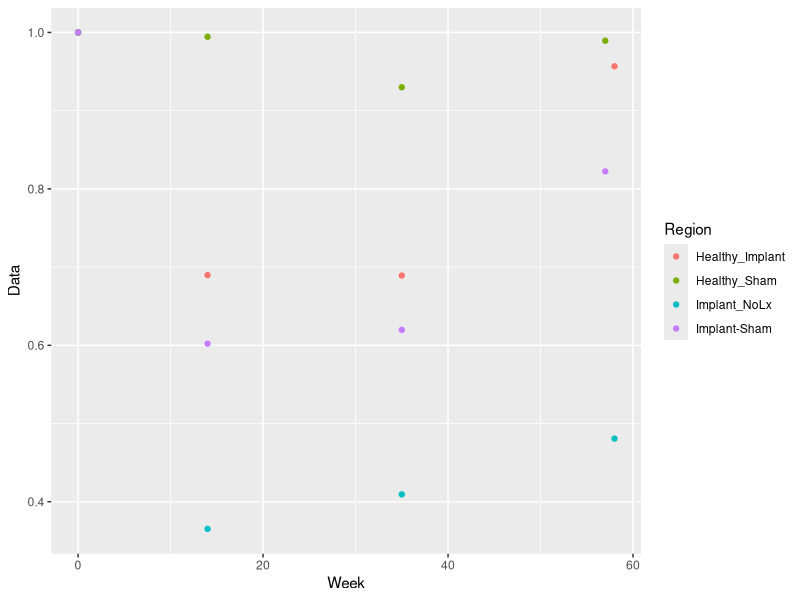
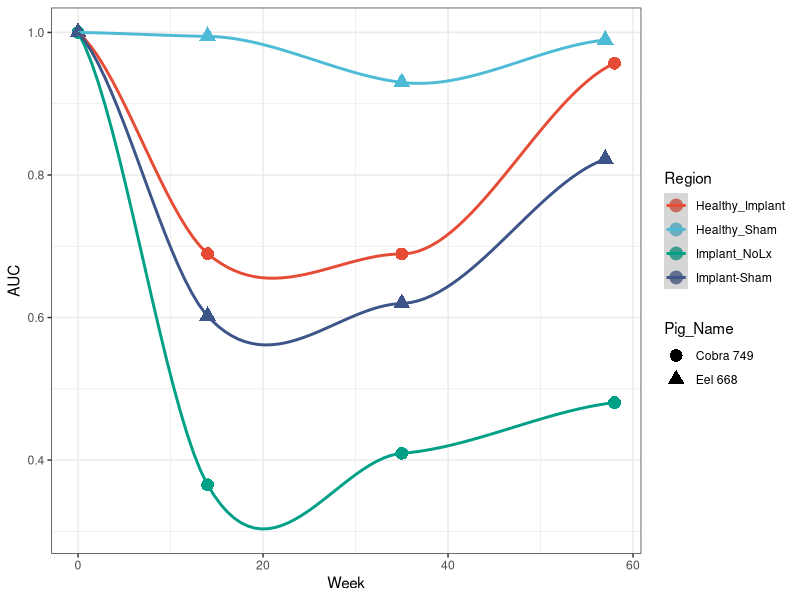
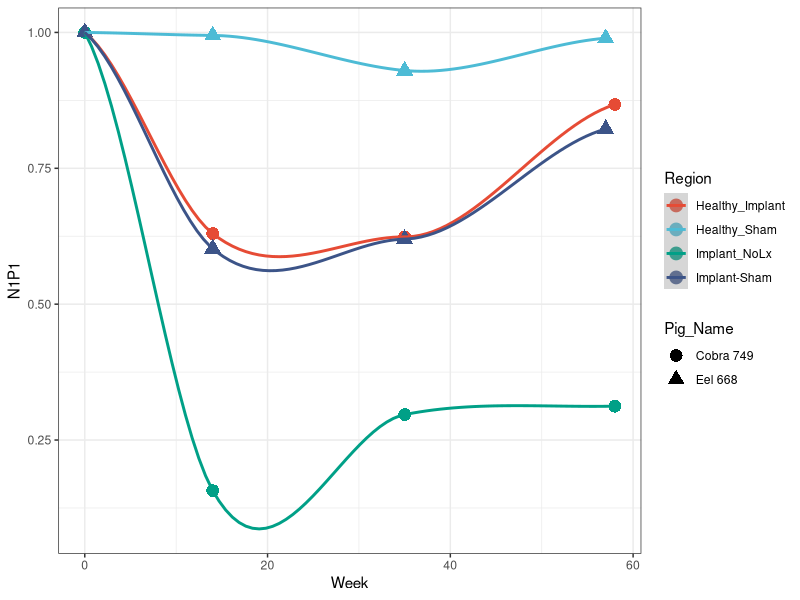
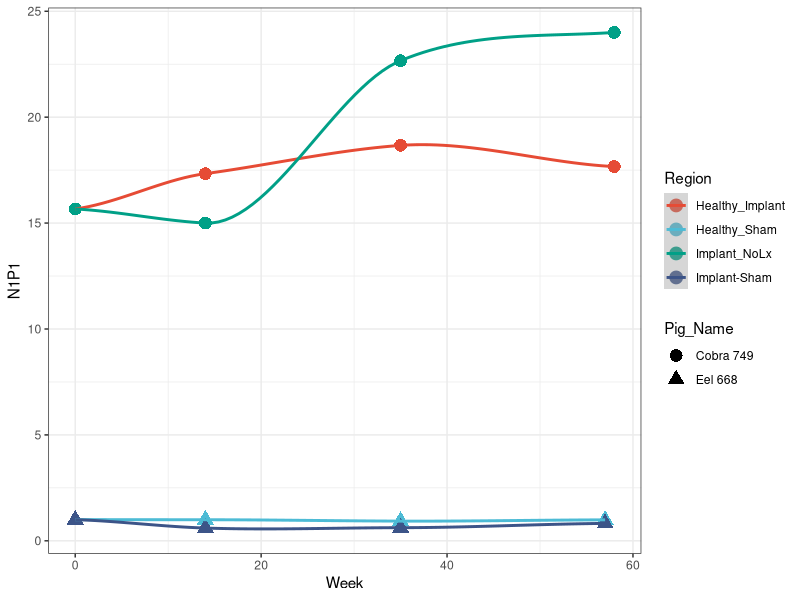
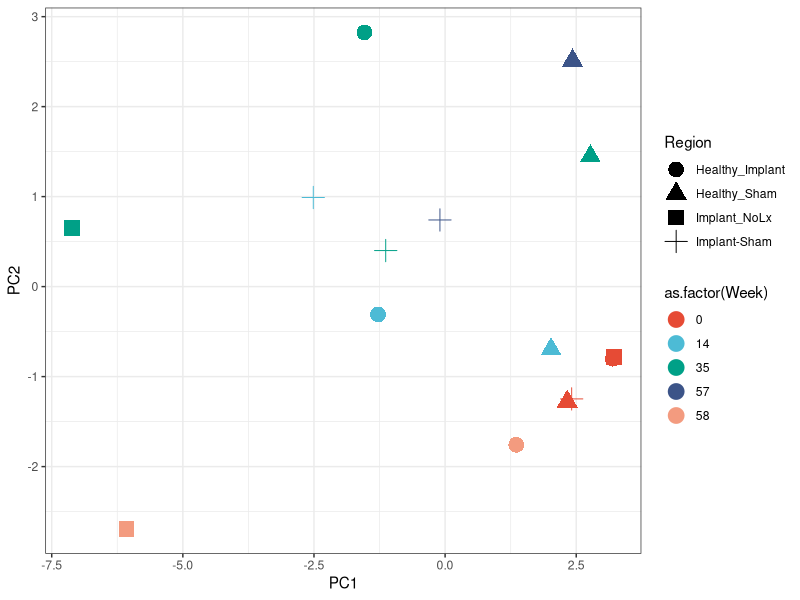

The R script that drew these images, in order:
## ---- chunk 1
library(tidyverse)
library(ggsci)
library(skimr)
cobra <- readxl::read_xls('Cobra 749--_Normalized_Data_.xls', sheet = 'Normalized 2 Base For Comb')
cobra %>% str()

eel <- readxl::read_xls('Eel 668--_Normalized_Data_.xls', sheet = 'Normalized 2 Base For Comb')
eel %>% str()
## ---- chunk 2
cobra %>% head()
eel %>% head()
## ---- chunk 3
eel$Output %>% unique()
## ---- chunk 4
cobra %>% filter(Output == 'Area-Under-Curve') %>% pull(Data) %>% summary()
eel %>% filter(Output == 'Area-Under-Curve') %>% pull(Data) %>% summary()
## ---- chunk 5
cobra %>% filter(Output == 'Area-Under-Curve')
## ---- chunk 6
cobra %>% filter(Output == 'Area-Under-Curve') %>% group_by(Region) %>% summarise(mean = mean(Data), median= median(Data))
eel %>% filter(Output == 'Area-Under-Curve') %>% group_by(Region) %>% summarise(mean = mean(Data), median= median(Data))
## ---- chunk 7
cobra_eel_AUC <- rbind(cobra %>% filter(Output == 'Area-Under-Curve'), eel %>% filter(Output == 'Area-Under-Curve'))
cobra_eel_AUC %>% 
  ggplot(aes(x=Week, y=Data, colour=Region)) + 
  geom_point() 
## ---- chunk 8
cobra_eel_AUC %>% 
  ggplot(aes(x=Week, y=Data, colour=Region, shape = Pig_Name)) + 
  geom_point(size=4) + 
  geom_smooth() + # this draws the smoothed lines through the four points. It auto picks an algorithm that works. loess was used here
  theme_bw() + scale_colour_npg() +
  ylab('AUC') 
## ---- chunk 9
rbind(cobra %>% filter(Output == 'N1P1'), eel %>% filter(Output == 'Area-Under-Curve')) %>% 
  ggplot(aes(x=Week, y=Data, colour=Region, shape = Pig_Name)) + 
  geom_point(size=4) + 
  geom_smooth() + # this draws the smoothed lines through the four points. It auto picks an algorithm that works. loess was used here
  theme_bw() + scale_colour_npg() +
  ylab('N1P1')
## ---- chunk 10
rbind(cobra %>% filter(Output == 'N1-Latency'), eel %>% filter(Output == 'Area-Under-Curve')) %>% 
  ggplot(aes(x=Week, y=Data, colour=Region, shape = Pig_Name)) + 
  geom_point(size=4) + 
  geom_smooth() + # this draws the smoothed lines through the four points. It auto picks an algorithm that works. loess was used here
  theme_bw() + scale_colour_npg() +
  ylab('N1P1')
## ---- chunk 11
all_pigs <- rbind(cobra, eel) %>% 
  select(Region, Pig_Name, Week, Output, Data) %>% 
  spread(Output, Data)
# toss P-Prime-Latency column
all_pigs <- all_pigs %>% select(-`P-Prime-Latency`)
# remove columns with NA
all_pigs <- all_pigs[complete.cases(all_pigs), complete.cases(t(all_pigs))]
pca <- prcomp(all_pigs[,4:ncol(all_pigs)], scale. = T)

# pull out PCA coordinates and add to all_pigs
all_pigs <- cbind(all_pigs, pca$x)

ggplot(all_pigs, aes(x=PC1, y=PC2, color=as.factor(Week), shape=Region)) + 
  geom_point(size=5) + 
  theme_bw() + 
  scale_colour_npg() 
